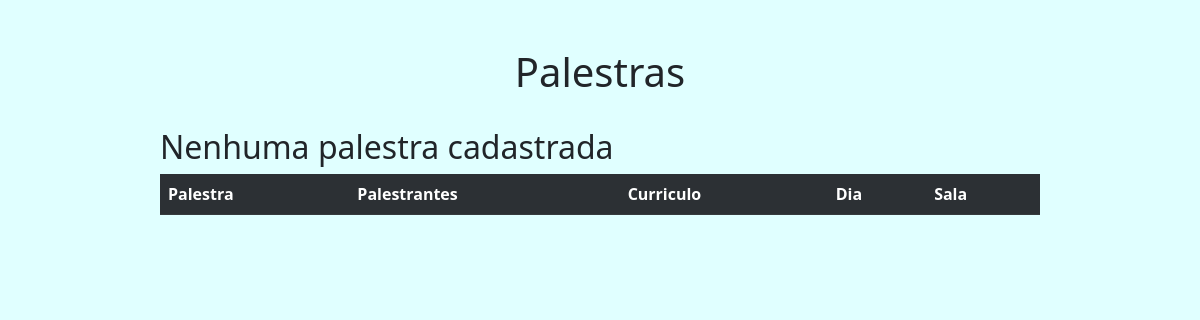
Before: / with the older database file.
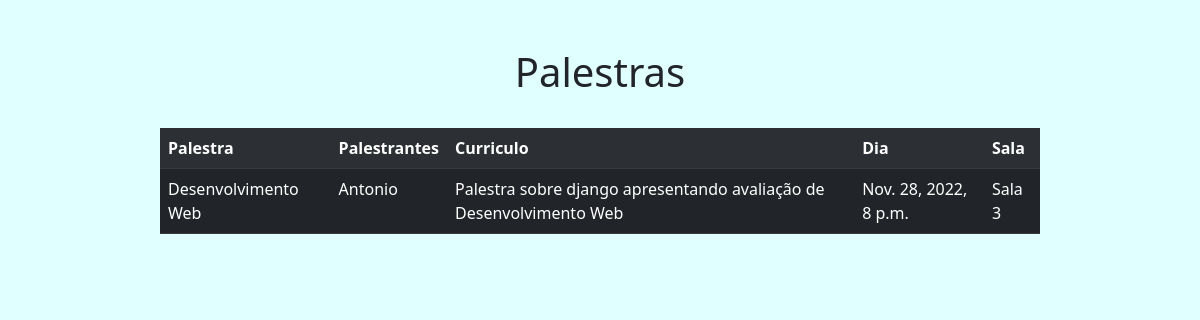
After: the same page with the newer database file.
### core/models.py (models this page shows, shortened)
class Palestra(models.Model):
    palestra = models.CharField(max_length=50)
    palestrantes = models.CharField(max_length=50)
    curriculo = models.CharField(max_length=200)
    dia_hora = models.DateTimeField()
    sala = models.CharField(max_length=50)
    class Meta:
        verbose_name_plural = 'Palestras'
        verbose_name = 'Palestra'

### core/views.py (the view)
# urls.py: path('', views.index),
def index(request):
    palestras_all = Palestra.objects.all()
    palestras = {"palestras": palestras_all}
    return render(request, 'index.html', palestras)

### core/templates/index.html (shortened to what this page needs)
<!DOCTYPE html>
<html lang="pt_br">
    <head>
        <link href="https://cdn.jsdelivr.net/npm/bootstrap@5.2.3/dist/css/bootstrap.min.css" rel="stylesheet">
    </head>
    <body style="background-color: #E0FFFF; padding-left: 10rem; padding-right: 10rem;">
        <br><br><h1 style="text-align: center;">Palestras</h1><br>
        <table class="table table-dark table-striped">
            <tr>
                <th>Palestra</th>
                <th>Palestrantes</th>
                <th>Curriculo</th>
                <th>Dia</th>
                <th>Sala</th>
            </tr>
            {% if palestras %}
                {% for palestra in palestras %}
                    <form action='' method="POST" enctype="multipart/form-data">
                        <tr>
                            <td>{{ palestra.palestra }}</td>
                            <td>{{ palestra.palestrantes }}</td>
                            <td>{{ palestra.curriculo }}</td>
                            <td>{{ palestra.dia_hora }}</td>
                            <td>{{ palestra.sala }}</td>
                        </tr>
                    </form>
                {% endfor %}
            {% else %}
                <h2> Nenhuma palestra cadastrada </h2>
            {% endif %}
        </table>
    </body>
</html>

Changed rows visible on the page:
added Palestra: palestra "Desenvolvimento Web", palestrantes "Antonio", curriculo "Palestra sobre django apresentando avaliação de Desenvolvimento Web", dia_hora "Nov. 28, 2022, 8 p.m.", sala "Sala 3"
Other visible differences:
text no longer shown: "Nenhuma palestra cadastrada"
